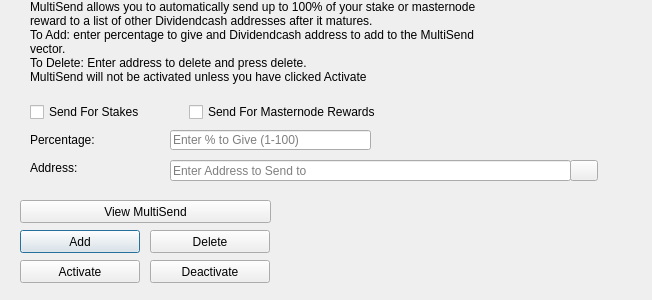
<?xml version="1.0" encoding="UTF-8"?>
<ui version="4.0">
 <class>MultiSendDialog</class>
 <widget class="QDialog" name="MultiSendDialog">
  <property name="windowModality">
   <enum>Qt::NonModal</enum>
  </property>
  <property name="geometry">
   <rect>
    <x>0</x>
    <y>0</y>
    <width>652</width>
    <height>300</height>
   </rect>
  </property>
  <property name="windowTitle">
   <string>MultiSend</string>
  </property>
  <widget class="QLineEdit" name="multiSendPercentEdit">
   <property name="geometry">
    <rect>
     <x>170</x>
     <y>130</y>
     <width>201</width>
     <height>20</height>
    </rect>
   </property>
   <property name="toolTip">
    <string>Enter whole numbers 1 - 100</string>
   </property>
   <property name="placeholderText">
    <string>Enter % to Give (1-100)</string>
   </property>
  </widget>
  <widget class="QLineEdit" name="multiSendAddressEdit">
   <property name="geometry">
    <rect>
     <x>170</x>
     <y>160</y>
     <width>401</width>
     <height>21</height>
    </rect>
   </property>
   <property name="toolTip">
    <string/>
   </property>
   <property name="placeholderText">
    <string>Enter Address to Send to</string>
   </property>
  </widget>
  <widget class="QLabel" name="label_2">
   <property name="geometry">
    <rect>
     <x>30</x>
     <y>0</y>
     <width>451</width>
     <height>121</height>
    </rect>
   </property>
   <property name="lineWidth">
    <number>1</number>
   </property>
   <property name="text">
    <string>MultiSend allows you to automatically send up to 100% of your stake or masternode reward to a list of other Dividendcash addresses after it matures.
To Add: enter percentage to give and Dividendcash address to add to the MultiSend vector.
To Delete: Enter address to delete and press delete.
MultiSend will not be activated unless you have clicked Activate</string>
   </property>
   <property name="alignment">
    <set>Qt::AlignLeading|Qt::AlignLeft|Qt::AlignTop</set>
   </property>
   <property name="wordWrap">
    <bool>true</bool>
   </property>
  </widget>
  <widget class="QLabel" name="message">
   <property name="geometry">
    <rect>
     <x>290</x>
     <y>200</y>
     <width>351</width>
     <height>91</height>
    </rect>
   </property>
   <property name="text">
    <string/>
   </property>
  </widget>
  <widget class="QPushButton" name="addButton">
   <property name="geometry">
    <rect>
     <x>20</x>
     <y>230</y>
     <width>120</width>
     <height>23</height>
    </rect>
   </property>
   <property name="toolTip">
    <string/>
   </property>
   <property name="statusTip">
    <string>Add to MultiSend Vector</string>
   </property>
   <property name="text">
    <string>Add</string>
   </property>
  </widget>
  <widget class="QPushButton" name="disableButton">
   <property name="geometry">
    <rect>
     <x>150</x>
     <y>260</y>
     <width>120</width>
     <height>23</height>
    </rect>
   </property>
   <property name="statusTip">
    <string>Deactivate MultiSend</string>
   </property>
   <property name="text">
    <string>Deactivate</string>
   </property>
  </widget>
  <widget class="QPushButton" name="addressBookButton">
   <property name="geometry">
    <rect>
     <x>570</x>
     <y>160</y>
     <width>28</width>
     <height>21</height>
    </rect>
   </property>
   <property name="toolTip">
    <string>Choose an address from the address book</string>
   </property>
   <property name="text">
    <string/>
   </property>
   <property name="icon">
    <iconset resource="../dividendcash.qrc">
     <normaloff>:/icons/address-book</normaloff>:/icons/address-book</iconset>
   </property>
   <property name="shortcut">
    <string>Alt+A</string>
   </property>
   <property name="autoDefault">
    <bool>false</bool>
   </property>
  </widget>
  <widget class="QLabel" name="label">
   <property name="geometry">
    <rect>
     <x>30</x>
     <y>130</y>
     <width>121</width>
     <height>20</height>
    </rect>
   </property>
   <property name="toolTip">
    <string>Percentage of stake to send</string>
   </property>
   <property name="text">
    <string>Percentage:</string>
   </property>
  </widget>
  <widget class="QLabel" name="label_5">
   <property name="geometry">
    <rect>
     <x>30</x>
     <y>160</y>
     <width>111</width>
     <height>16</height>
    </rect>
   </property>
   <property name="toolTip">
    <string>Address to send portion of stake to</string>
   </property>
   <property name="text">
    <string>Address:</string>
   </property>
  </widget>
  <widget class="QPushButton" name="deleteButton">
   <property name="geometry">
    <rect>
     <x>150</x>
     <y>230</y>
     <width>120</width>
     <height>23</height>
    </rect>
   </property>
   <property name="toolTip">
    <string/>
   </property>
   <property name="statusTip">
    <string>Delete Address From MultiSend Vector</string>
   </property>
   <property name="text">
    <string>Delete</string>
   </property>
  </widget>
  <widget class="QPushButton" name="activateButton">
   <property name="geometry">
    <rect>
     <x>20</x>
     <y>260</y>
     <width>120</width>
     <height>23</height>
    </rect>
   </property>
   <property name="statusTip">
    <string>Activate MultiSend</string>
   </property>
   <property name="text">
    <string>Activate</string>
   </property>
  </widget>
  <widget class="QPushButton" name="viewButton">
   <property name="geometry">
    <rect>
     <x>20</x>
     <y>200</y>
     <width>251</width>
     <height>23</height>
    </rect>
   </property>
   <property name="toolTip">
    <string/>
   </property>
   <property name="statusTip">
    <string>View MultiSend Vector</string>
   </property>
   <property name="text">
    <string>View MultiSend</string>
   </property>
  </widget>
  <widget class="QWidget" name="horizontalLayoutWidget">
   <property name="geometry">
    <rect>
     <x>30</x>
     <y>100</y>
     <width>351</width>
     <height>24</height>
    </rect>
   </property>
   <layout class="QHBoxLayout" name="horizontalLayout">
    <item>
     <widget class="QCheckBox" name="multiSendStakeCheckBox">
      <property name="text">
       <string>Send For Stakes</string>
      </property>
     </widget>
    </item>
    <item>
     <widget class="QCheckBox" name="multiSendMasternodeCheckBox">
      <property name="text">
       <string>Send For Masternode Rewards</string>
      </property>
     </widget>
    </item>
   </layout>
  </widget>
 </widget>
 <resources>
  <include location="../dividendcash.qrc"/>
 </resources>
 <connections/>
</ui>
